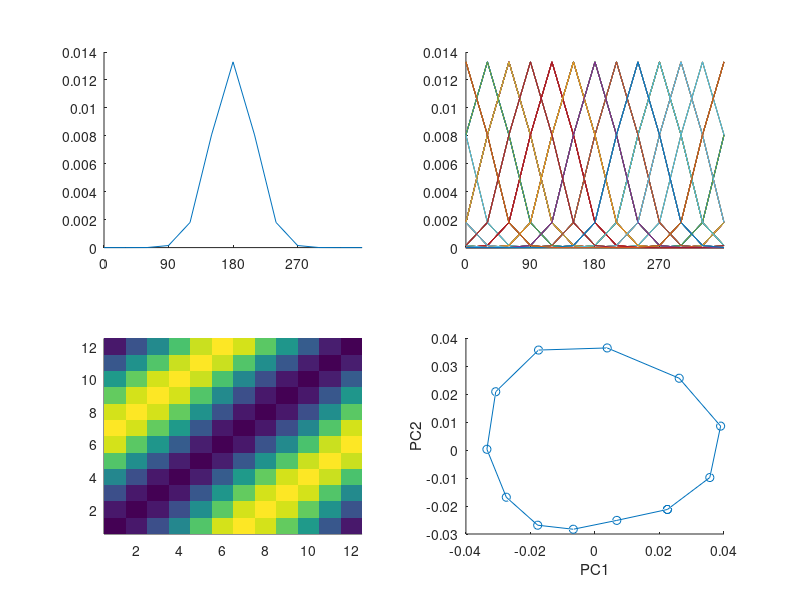

MATLAB code to generate this figure:
% anaRSA
clear all
close all

%% generate tuning curves

x = 0:30:330;
mu = 180;
std = 30;
mu2 = mod(mu+180,360);
tc1 = normpdf(x,mu,std);
shift = find(x == mod(mu+180,360))-find(x==180);
tc2 = circshift(tc1,shift);
tc = tc1;
tc = repmat(tc,100,1);
for i = 2:size(tc,1)
    tc(i,:) = circshift(tc(i,:),randi(size(tc,2)));
end

%% rdm

diss = pdist(tc','spearman');
rdm = squareform(diss);

%% dimensionality reduction

% score = mdscale(rdm,3);
[coeff,score] = pca(tc');

%% plot

figure

subplot(2,2,1);hold on
plot([x x(1)+360] ,[tc(1,:) tc(1,1)])
xlim([0 360])
xticks([0 90 180 270])

subplot(2,2,2);hold on
plot([x x(1)+360],([tc tc(:,1)])')
xlim([0 360])
xticks([0 90 180 270])

subplot(2,2,3);hold on
imagesc(rdm)
axis tight

subplot(2,2,4);hold on
plot3([score(:,1);score(1,1)],[score(:,2);score(1,2)],[score(:,3);score(1,3)],'o-')
xlabel('PC1');
ylabel('PC2');
zlabel('PC3');
